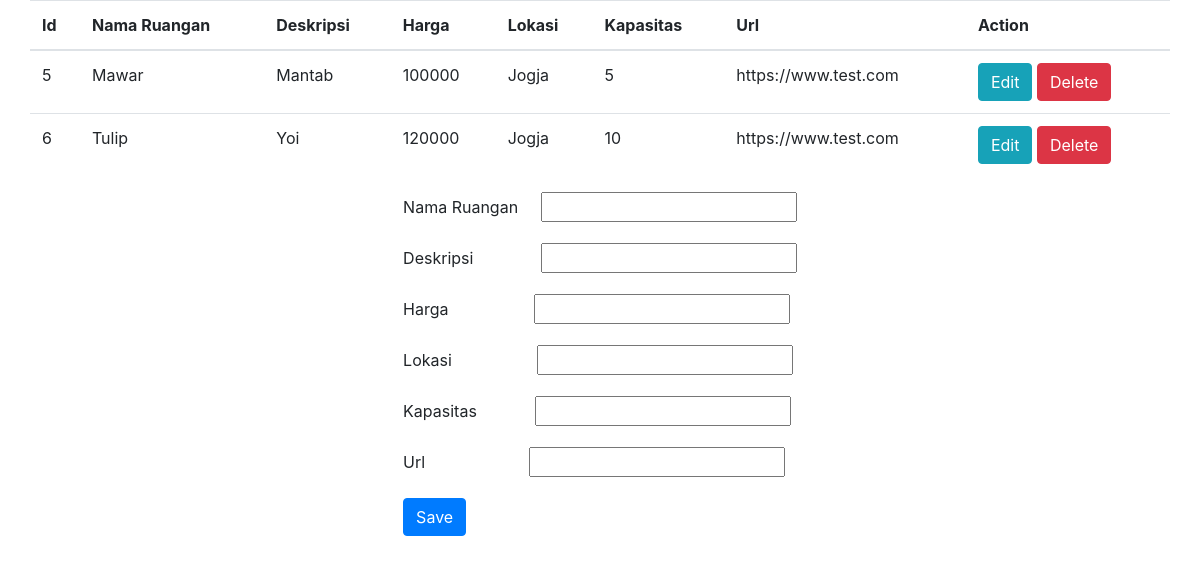
The page / on the database its author committed.
### tables this page shows
CREATE TABLE `ruangan` (
  `idRuangan` int(250) NOT NULL,
  `namaRuangan` varchar(250) NOT NULL,
  `deskripsiRuangan` varchar(250) NOT NULL,
  `hargaRuangan` int(11) NOT NULL,
  `lokasiRuangan` varchar(250) NOT NULL,
  `urlGambarRuangan` varchar(250) NOT NULL,
  `kapasitasRuangan` int(11) NOT NULL
);

### process.php (called while the page is built, shortened)
<?php
    $update = false;
    $namaRuangan = '';
    $deskripsiRuangan = '';
    $hargaRuangan = '';
    $lokasiRuangan = '';
    $kapasitasRuangan = '';
    $urlGambarRuangan = '';
       ?>

### index.php (the view, shortened to what this page needs)
<!DOCTYPE html>
<html>
    <head>
        <link rel="stylesheet" href="bootstrap/css/bootstrap.css">
        <link rel="stylesheet" href="https://cdnjs.cloudflare.com/ajax/libs/font-awesome/4.7.0/css/font-awesome.min.css">
    </head>
    <body>
        <?php require_once 'process.php'; ?>
        <div class="container">
        <?php
            $mysqli = new mysqli('localhost','root','','all_users');
            $result = $mysqli->query("SELECT * FROM Ruangan");
        ?>
            <div class="row justify-content-center">
                <table class="table">
                    <thead>
                        <tr>
                            <th>Id</th>
                            <th>Nama Ruangan</th>
                            <th>Deskripsi </th>
                            <th>Harga</th>
                            <th>Lokasi</th>
                            <th>Kapasitas</th>
                            <th>Url</th>
                            <th colspan="2">Action</th>
                        </tr>
                    </thead>
        <?php
            while ($row = $result->fetch_assoc()): ?>
            <tr>
                <td><?php echo $row['idRuangan'];?></td>
                <td><?php echo $row['namaRuangan'];?></td>
                <td><?php echo $row['deskripsiRuangan'];?></td>
                <td><?php echo $row['hargaRuangan'];?></td>
                <td><?php echo $row['lokasiRuangan'];?></td>
                <td><?php echo $row['kapasitasRuangan'];?></td>
                <td><?php echo $row['urlGambarRuangan'];?></td>
                <td>
                    <a href="index.php?edit=<?php echo $row['idRuangan'];?>" class="btn btn-info">Edit</a>
                    <a href="process.php?delete=<?php echo $row['idRuangan'];?>" class="btn btn-danger">Delete</a>
                </td>
            </tr>
            <?php endwhile; ?>
                </table>
            </div>
        <div class="row justify-content-center">
            <form action="" method="POST">
                <div class="form-group">
                <label>Nama Ruangan</label> &nbsp; &nbsp;
                <input type="text" name="namaRuangan" value="<?php echo $namaRuangan; ?>">
                </div>
                <div class="form-group">
                <label>Deskripsi</label> &nbsp; &nbsp; &nbsp; &nbsp; &nbsp; &nbsp; &nbsp;
                <input type="text" name="deskripsiRuangan" value="<?php echo $deskripsiRuangan; ?>">
                </div>
                <div class="form-group">
                <label>Harga</label> &nbsp; &nbsp; &nbsp; &nbsp; &nbsp; &nbsp; &nbsp; &nbsp; &nbsp;
                <input type="text" name="hargaRuangan" value="<?php echo $hargaRuangan; ?>">
                </div>
                <div class="form-group">
                <label>Lokasi </label> &nbsp; &nbsp; &nbsp; &nbsp; &nbsp; &nbsp; &nbsp; &nbsp; &nbsp;
                <input type="text" name="lokasiRuangan" value="<?php echo $lokasiRuangan; ?>">
                </div>
                <div class="form-group">
                <label>Kapasitas</label> &nbsp; &nbsp; &nbsp; &nbsp; &nbsp; &nbsp;
                <input type="text" name="kapasitasRuangan" value="<?php echo $kapasitasRuangan; ?>">
                </div>
                <div class="form-group">
                <label>Url</label> &nbsp; &nbsp; &nbsp; &nbsp; &nbsp; &nbsp; &nbsp; &nbsp; &nbsp; &nbsp; &nbsp;
                <input type="url" name="urlGambarRuangan" id="image" value="<?php echo $urlGambarRuangan; ?>">
                </div>
                <div class="form-group">
                    <?php
                    if ($update==true):
                    ?>
                    <button type="submit" class="btn btn-info" name="update">Update</button>
                    <?php else :?>
                    <button type="submit" class="btn btn-primary" name="save">Save</button>
                    <?php endif; ?>
                </div>
            </form>
        </div>
        </div>
    </body>
</html>

### rows shown on the page
ruangan: idRuangan "5", namaRuangan "Mawar", deskripsiRuangan "Mantab", hargaRuangan "100000", lokasiRuangan "Jogja", kapasitasRuangan "5", urlGambarRuangan "https://www.test.com"
ruangan: idRuangan "6", namaRuangan "Tulip", deskripsiRuangan "Yoi", hargaRuangan "120000", lokasiRuangan "Jogja", kapasitasRuangan "10", urlGambarRuangan "https://www.test.com"
